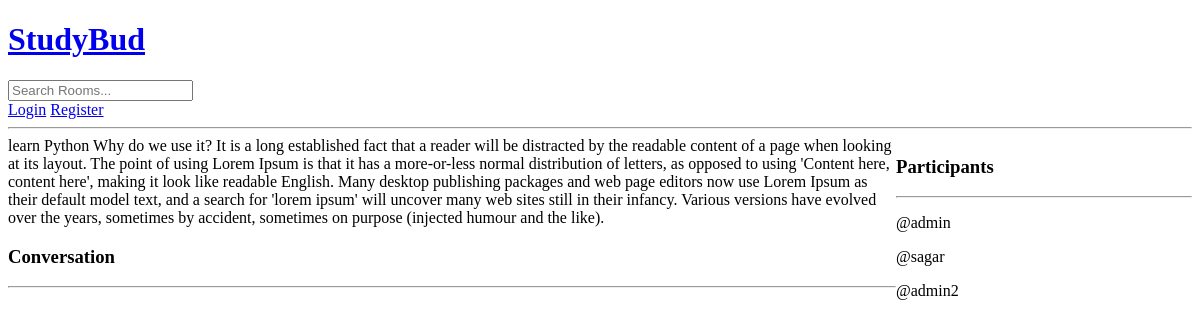
/room/2/, run on an earlier commit of the app's database.
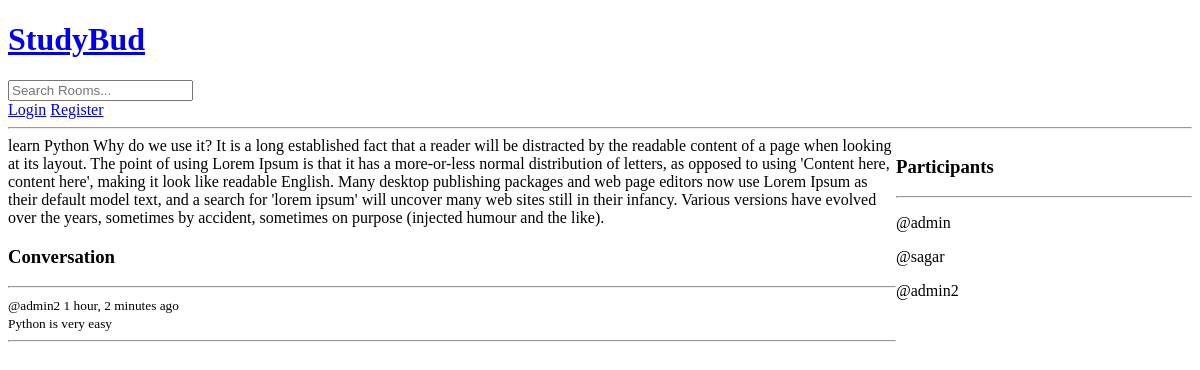
And on a later commit of the database.
### base/models.py (models this page shows, shortened)
class Message(models.Model):
    user = models.ForeignKey(User,on_delete=models.CASCADE)# one user can do many messages ==> one to many RELATIONSHIP
    room = models.ForeignKey(Room,on_delete=models.CASCADE) #Single room contain many message==> single to Many RELATIONSHIP
    body = models.TextField()
    updated = models.DateTimeField(auto_now=True)
    created = models.DateTimeField(auto_now_add=True)
    class Meta:
        ordering = ['-created']

### base/views.py (the view, shortened to what this page needs)
# urls.py: path('room/<int:pk>/', views.room, name='room'),
def room(request,pk):
    room = Room.objects.get(id=pk)
    room_messages = room.message_set.all()  # type: ignore
    participants = room.participants.all()
    context = {'room':room,'room_messages':room_messages,'participants':participants}
    return render(request,'room.html',context)

### base/templates/room.html (shortened to what this page needs)
{% extends 'base.html' %} {% block content_block %}
<div class="room-container">
  <div>
    {{room.name}} {{room.description}}
    <div class="comment-wrapper">
      <h3>Conversation</h3>
      <hr />
      {% for message in room_messages %}
      <div>
        <small>@{{message.user}} {{message.created | timesince}} ago</small
        ><br />
        <small>{{message.body}}</small>
        <hr />
      </div>
      {% endfor %}
    </div>
  </div>
  <div>
    <h3>Participants</h3>
    <hr />
    {% for user in participants %}
    <div>
      <p>@{{user.username}}</p>
    </div>
    {% endfor %}
  </div>
</div>
{% endblock content_block %}

What changed in the data, as far as the page shows it:
added Message: user "admin2", created "1 hour, 2 minutes", body "Python is very easy"
